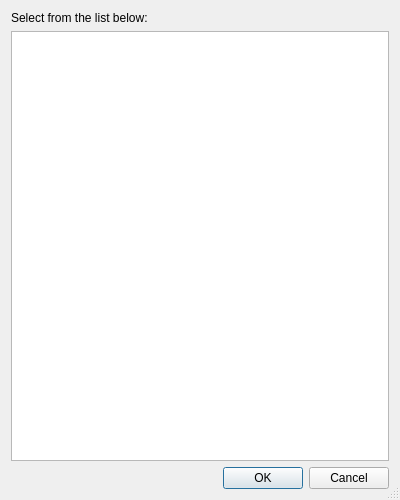
<?xml version="1.0" encoding="UTF-8"?>
<ui version="4.0">
 <class>EricListSelectionDialog</class>
 <widget class="QDialog" name="EricListSelectionDialog">
  <property name="geometry">
   <rect>
    <x>0</x>
    <y>0</y>
    <width>400</width>
    <height>500</height>
   </rect>
  </property>
  <property name="windowTitle">
   <string>Select from List</string>
  </property>
  <property name="sizeGripEnabled">
   <bool>true</bool>
  </property>
  <layout class="QVBoxLayout" name="verticalLayout">
   <item>
    <widget class="QLabel" name="messageLabel">
     <property name="text">
      <string>Select from the list below:</string>
     </property>
     <property name="wordWrap">
      <bool>true</bool>
     </property>
    </widget>
   </item>
   <item>
    <widget class="QListWidget" name="selectionList">
     <property name="alternatingRowColors">
      <bool>true</bool>
     </property>
    </widget>
   </item>
   <item>
    <widget class="QDialogButtonBox" name="buttonBox">
     <property name="orientation">
      <enum>Qt::Horizontal</enum>
     </property>
     <property name="standardButtons">
      <set>QDialogButtonBox::Cancel|QDialogButtonBox::Ok</set>
     </property>
    </widget>
   </item>
  </layout>
 </widget>
 <resources/>
 <connections>
  <connection>
   <sender>buttonBox</sender>
   <signal>accepted()</signal>
   <receiver>EricListSelectionDialog</receiver>
   <slot>accept()</slot>
   <hints>
    <hint type="sourcelabel">
     <x>248</x>
     <y>254</y>
    </hint>
    <hint type="destinationlabel">
     <x>157</x>
     <y>274</y>
    </hint>
   </hints>
  </connection>
  <connection>
   <sender>buttonBox</sender>
   <signal>rejected()</signal>
   <receiver>EricListSelectionDialog</receiver>
   <slot>reject()</slot>
   <hints>
    <hint type="sourcelabel">
     <x>316</x>
     <y>260</y>
    </hint>
    <hint type="destinationlabel">
     <x>286</x>
     <y>274</y>
    </hint>
   </hints>
  </connection>
 </connections>
</ui>
